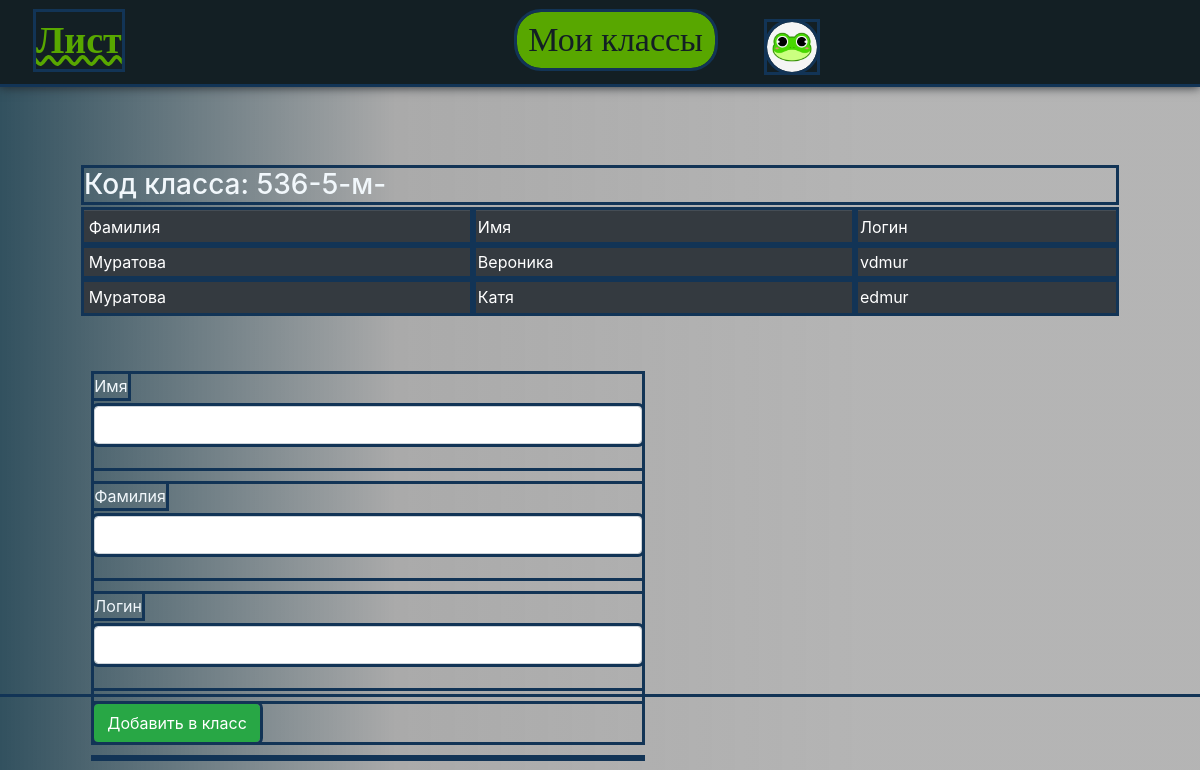
Screenshot of /classes/536-5-м- (signed in) with the database file from the repository.
### data/users.py (models this page shows, shortened)
class User(SqlAlchemyBase, UserMixin):
    __tablename__ = 'users'
    id = sqlalchemy.Column(sqlalchemy.Integer,
                           primary_key=True, autoincrement=True)
    email = sqlalchemy.Column(sqlalchemy.String, index=True, nullable=True)
    hashed_password = sqlalchemy.Column(sqlalchemy.String, nullable=True)
    name = sqlalchemy.Column(sqlalchemy.String, nullable=True)
    surname = sqlalchemy.Column(sqlalchemy.String, nullable=True)
    age = sqlalchemy.Column(sqlalchemy.Integer, nullable=True)
    role = sqlalchemy.Column(sqlalchemy.String, nullable=True, default='human')
    avatar = sqlalchemy.Column(sqlalchemy.String, default='avatar0.jpeg')
    registration_date = sqlalchemy.Column(sqlalchemy.Date, default=datetime.date.today)
    completed_books = sqlalchemy.Column(sqlalchemy.Integer, default=0)
    comments = orm.relationship("Comment", back_populates='user')

### data/classes.py (models this page shows)
class Class(SqlAlchemyBase, UserMixin):
    __tablename__ = 'classes'
    id = sqlalchemy.Column(sqlalchemy.Integer,
                           primary_key=True, autoincrement=True)
    name = sqlalchemy.Column(sqlalchemy.String)
    code_class = sqlalchemy.Column(sqlalchemy.String, index=True, nullable=True)
    students = sqlalchemy.Column(sqlalchemy.String, nullable=True)
    avatar = sqlalchemy.Column(sqlalchemy.String, default='avatar0.jpeg')
    registration_date = sqlalchemy.Column(sqlalchemy.Date, default=datetime.date.today)
    class_leader = sqlalchemy.Column(sqlalchemy.Integer, sqlalchemy.ForeignKey("users.id"))
    user = orm.relationship('User')

### flask_app.py (the view, shortened to what this page needs)
@app.route('/classes/<code_class>', methods=['GET', 'POST'])
@login_required
def class_edit(code_class):
    add_form = AddStudentForm()
    current_class = db_sess.query(Class).filter(Class.code_class == code_class).first()
    params = {'is_registered': current_user.is_authenticated,
              'teacher': False,
              'parent': False,
              'student': False}
    available_roles(params)
    users = db_sess.query(User).all()
    names = {str(name.id): (name.surname, name.name, name.email) for name in users}
    return render_template('addstudent.html', form=add_form, names=names, current_class=current_class, **params)

### data/forms.py
class AddStudentForm(FlaskForm):
    name = StringField('Имя', validators=[DataRequired()])
    surname = StringField('Фамилия', validators=[DataRequired()])
    login = StringField('Логин', validators=[DataRequired()])
    submit = SubmitField('Добавить в класс')

### flask_app.py (called while the page is built)
def available_roles(params):
    if current_user.is_authenticated:
        if 'teacher' in current_user.role:
            params['teacher'] = True
        if 'parent' in current_user.role:
            params['parent'] = True
        if 'student' in current_user.role:
            params['student'] = True
        params['user_avatar'] = current_user.avatar
        params['username'] = current_user.name

@login_manager.user_loader
def load_user(user_id):
    return db_sess.query(User).get(user_id)

### templates/addstudent.html (shortened to what this page needs)
{% extends "base.html" %}
{% block role %}
<button class="reg_button" onclick="go_to_href('my_classes')">Мои классы</button>
{% endblock %}
{% block content %}
<div class="profile_page">
    <h3> Код класса: {{ current_class.code_class }}</h3>
<div class="table_container">
    <table class="table table-dark table-sm">
        <tr class="align-middle my_row">
            <td   >Фамилия</td>
            <td  >Имя</td>
            <td > Логин</td>
        </tr>
        {% for student in current_class.students.split() %}
        <tr class="align-middle my_row">
            <td >{{ names[student][0] }}</td>
            <td  >{{names[student][1]}}</td>
            <td >{{ names[student][2]}}</td>
        </tr>
        {% endfor %}
    </table>
</div>
    <br>
<div class="form_student">
    <form action="" method="post">
        <p>
            {{ form.name.label }}
            {{ form.name(class="form-control", type="name") }}<br>
        </p>
        <p>
            {{ form.surname.label }}<br>
            {{ form.surname(class="form-control", type="surname") }}<br>
        </p>
        <p>
            {{ form.login.label }}<br>
            {{ form.login(class="form-control", type="login") }}<br>
        </p>
        <p>{{ form.submit(type="submit", class="btn btn-success") }}</p>
    </form>
</div>
</div>
{% endblock %}

### templates/base.html (shortened to what this page needs)
<!DOCTYPE html>
<html lang="en">
<head>
    <link rel="stylesheet" type="text/css" href="{{ url_for( 'static', filename='/css/base.css')}}">
    <link rel="stylesheet" href="https://cdnjs.cloudflare.com/ajax/libs/font-awesome/4.7.0/css/font-awesome.min.css">
    <link rel="stylesheet" href="https://cdn.jsdelivr.net/npm/bootstrap@4.3.1/dist/css/bootstrap.min.css">
</head>
<body>
<header>
    <nav class="heading">
        <a href="/" id="header_title" class="lead">Лист</a>
        {% block role %}{% endblock %}
        {% if is_registered %}
                <a  href="/profile">
                    <img src="{{url_for('static', filename='user_data/' + user_avatar)}}"
                         class="rounded-circle" title="{{username}}" width="50" height="50">
                </a>
        {% else %}
         {% block nav %}
            <button class="reg_button" onclick="go_to_href('age')">Войти</button>
            <button class="reg_button" onclick="go_to_href('age_reg')">Создать аккаунт</button>
        {% endblock %}
        {% endif %}
    </nav>
</header>
<main>
    {% block content %} {% endblock %}
</main>
</body>
</html>

### static/css/base.css (style rules this page uses)
* { outline: solid #123456; }
:root { --viewport-height: 100dvh; --web-ui_button-border-radius: 16px; --color-snow: 19,31,36; --color-snow-always-light: 255,255,255; --color-snow-always-dark: 19,31,36; --color-black-text: 241,247,251; }
html { overflow-scrolling: touch; box-sizing: border-box; overflow-y: scroll; touch-action: manipulation }
@media (min-width: 700px) { html { overflow-scrolling:auto } }
body { background: rgb(19,31,36); background: linear-gradient(90deg, rgba(50,81,95,1) 0%, rgba(123,123,123,0.644782913165266) 33%, rgba(123,123,123,0.5635504201680672) 72%); display: flex; flex-direction: column; flex-wrap: wrap; height: 100vh; justify-content: flex-start; margin: 0px; width: 100vw; color: rgb(var(--color-black-text)); font: 500 17px/20px sans-serif }
@media (min-width: 700px) { body { padding-bottom:var(--onetrust-banner-height,0) } }
header { width: 100vw; position: relative; left: 50%; right: 50%; margin-left: -50vw; margin-right: -50vw; }
.heading { text-align: center; height: inherit; background-color: #131f24; box-shadow: 0 3px 10px; padding: 1vw; position: fixed; top: 0; width: 100%; z-index: 1; }
#header_title { height: inherit; float: left; margin: 0vw 2vw; font-size: calc(14px + 2vw); font-weight: bold; text-decoration: underline wavy; color: #58a700; font-family: 'PenguinAttackCyrillic'; }
.reg_button, .profile_button { height: inherit; background-color: #58a700; text-align: center; border-radius: 2vw; margin-right: 4vw; font-size: calc(10px + 2vw); padding: 0.2% 1%; border: 0; text-decoration: none; color: #131f24; user-select:none; font-family: 'PenguinAttackCyrillic'; }
.form_student { margin-top: 2%; margin-left: 2%; margin-right: 8%; margin-left: 1%; width: calc(400px + (700 - 400) * ((100vw - 500px) / (1920 - 500))); }
.profile_page { padding: 7%; margin-top: 7%; font-size: calc(1pem + 2vw); color: rgb(var(--color-black-text)); }

### rows the page displays
User: avatar (placeholder picture), surname "Муратова", name "Катя", email "edmur"
Class: code_class "536-5-м-"
User: surname "Муратова", name "Вероника", email "vdmur"
